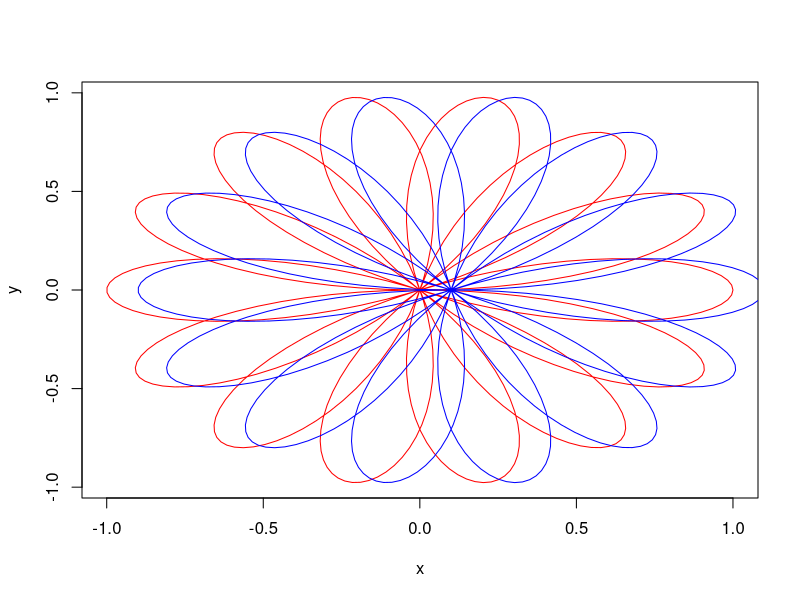

Here is the R script that generated this plot:
##Handson Basel
## Rose function

## We create a sequence of x y coordinate pairs
## that represent a Lissajous figure.

k <- 7/2
t <- seq(0, 4*pi, length.out=500)
x <- cos(k*t)*cos(t)
y <- cos(k*t)*sin(t)

plot(x,y, type="l", col="red")
points(x+0.1,y, type = "l", col = "blue")
